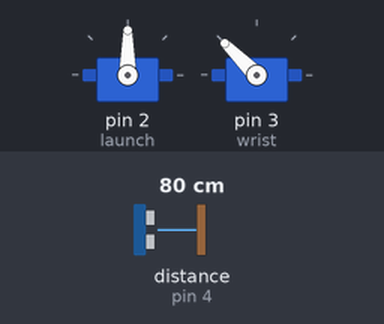
Bench run of a sketch on a simulated Arduino Uno, built with avr-gcc and run on an emulated ATmega328P. On the bench: 2 × servo. The inputs (shaded band) are chosen by the test bench; at power-on: distance to the obstacle (sensor on pin 4) 80 cm. The echo pulse lasts 58.3 µs per cm.

Above: at 1.2 s.
1.3 s: distance to the obstacle (sensor on pin 4) set to 7 cm
2.8 s: distance to the obstacle (sensor on pin 4) set to 4 cm
At 4.0 s:
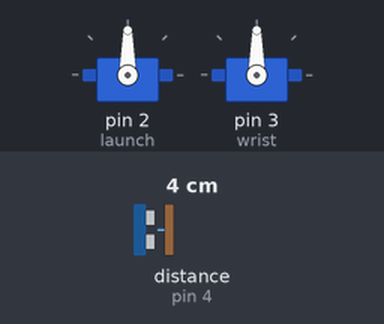
At 4.7 s:
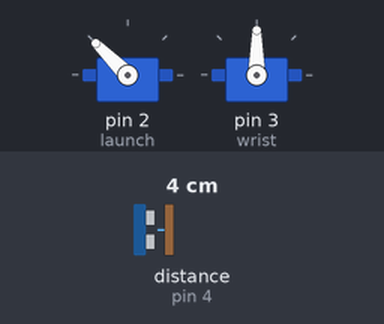
Timing chart, 0 to 11.8 s (numbered marks = the images above; inputs shaded):
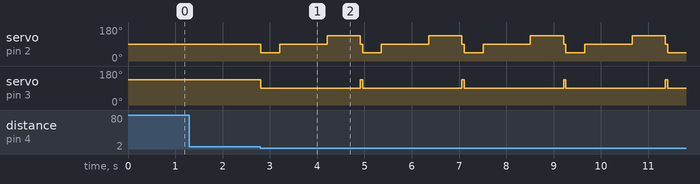

Measured:
- the behaviour switches between 6 and 5 cm on distance to the obstacle (sensor on pin 4) (found by bisection; images 0 and 1)
- after the input at 1.3 s, every drawn part: stays the same
- after the input at 2.8 s, servo on pin 2 (launch): 90° → 45° at once, then repeats every 2.2 s: 90° 1.0 s, 135° 0.70 s, 90° 0.05 s, 45° 0.40 s; servo on pin 3 (wrist): alternates 135° for 0.05 s and 90° for 2.1 s, starting at once

The sketch:

KILLBOT.ino
```cpp
#include <Servo.h>
#include <NewPing.h>
//delcare the pins used for recieving an echo and trig calculations to find proximity
#define TRIG_PIN 5
#define ECHO_PIN 4

NewPing sonar(TRIG_PIN, ECHO_PIN, 400); // NewPing setup of pins and maximum distance.

Servo launch;
Servo wrist;

void setup() {
  Serial.begin(9600);
  // put your setup code here, to run once:
  launch.attach(2);
  wrist.attach(3);
}

void attack(){
  wrist.write(90);
  launch.write(45);
  delay(400);
  launch.write(90);
  delay(1000);
  launch.write(135);
  delay(700);
  launch.write(90);
}

void loop() {
  wrist.write(135);
  delay(50);
  unsigned int uS = sonar.ping(); // Send ping, get ping time in microseconds (uS).
  int dist = uS / US_ROUNDTRIP_CM;
  if(dist != 0 && dist <= 5){
    attack();
  }

}
```
